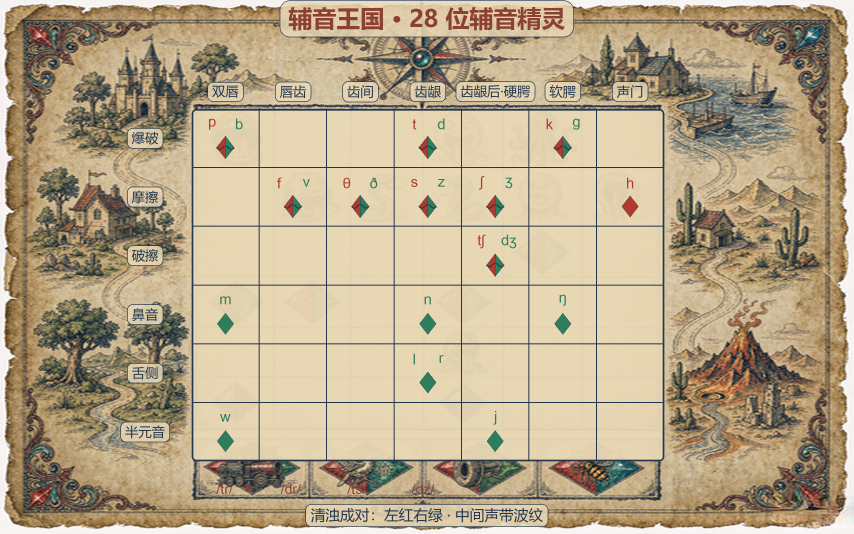
#> input picture 图片/成稿/A3-辅音王国分区图_合成.png, 2560 x 1600 px, found by its file name (shown at 1/3 size); its folder holds 3 pictures in this run
$ python build_images.py
#> lines starting #> are read from the running program, lines starting #| are printed output that depends on the picture
# -*- coding: utf-8 -*-
"""将 29 张成稿 PNG 转为 WebP，并生成 favicon。"""
import os
from PIL import Image

SRC = r"C:/Users/86135/WorkBuddy/英语音标播客/图片/成稿"
DST = r"C:/Users/86135/WorkBuddy/英语音标播客/音标大闯关/assets/img"
os.makedirs(DST, exist_ok=True)

# 文件名 -> (输出名, 目标宽度)
PLAN = {"A1": ("a1", 1920), "A2": ("a2", 1920), "A3": ("a3", 1920), "F": ("f", 1600), "封面": ("cover", 1200)}

def save_webp(im, path, q=82):
    im.save(path, "WEBP", quality=q, method=6)

total_in = total_out = 0
for f in sorted(os.listdir(SRC)):
    if not f.endswith(".png"):
        continue
    key = f.split("-")[0]
    if key.startswith("B"):
        out_name, w = f.split("-")[0].lower(), 1600
    elif key in PLAN:
        out_name, w = PLAN[key]
    else:
        print("跳过:", f); continue
    src = os.path.join(SRC, f)
    im = Image.open(src).convert("RGB")
#> im is the input picture: PIL image 2560x1600 RGB; mean R, G, B 183.7, 167.2, 137.9
    if im.width > w:
        im = im.resize((w, round(im.height * w / im.width)), Image.LANCZOS)
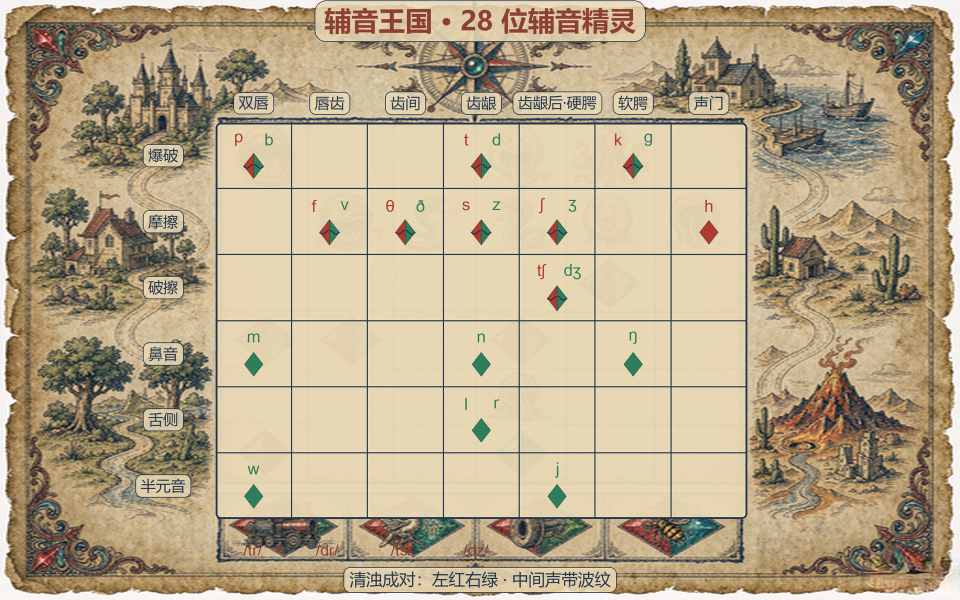
#> im: PIL image 1920x1200 RGB (shown at 1/2 size); mean R, G, B 183.7, 167.2, 137.9
    out = os.path.join(DST, out_name + ".webp")
    save_webp(im, out)
    si, so = os.path.getsize(src), os.path.getsize(out)
    total_in += si; total_out += so
    print(f"{out_name}.webp  {im.width}x{im.height}  {si/1048576:.2f}MB -> {so/1024:.0f}KB")
#| a3.webp  1920x1200  3.88MB -> 259KB
#> pass 2 of the loop `for f in sorted(os.listdir(SRC)):`:
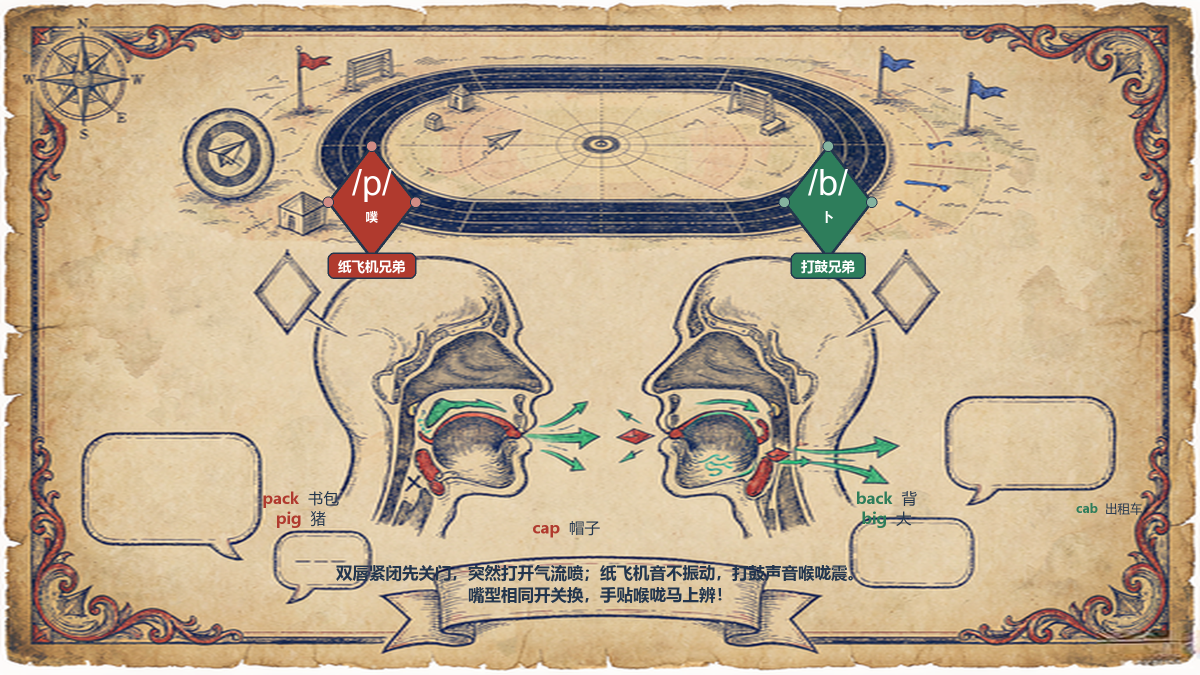
#> input picture 图片/成稿/B12-纸飞机_p-vs-b_合成.png, 2400 x 1350 px, found by its file name (shown at 1/2 size)
#> im is the input picture: PIL image 2400x1350 RGB; mean R, G, B 190.6, 170.1, 141.7
#> `im = im.resize((w, round(im.height * w / im.width)), Image.LANCZOS)`:
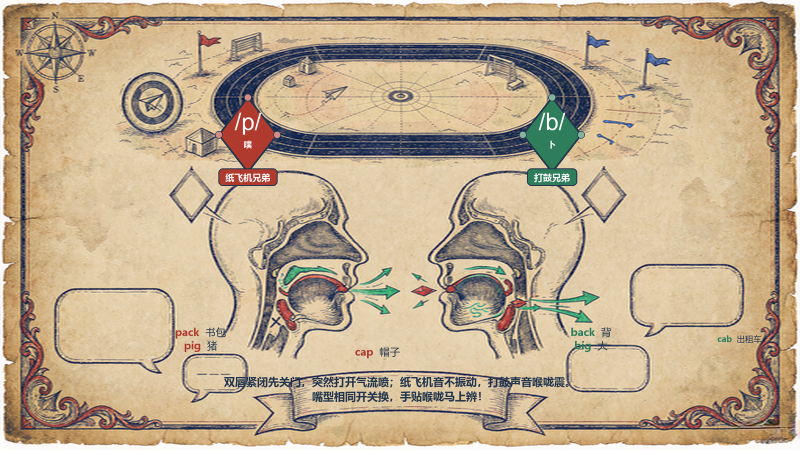
#> im: PIL image 1600x900 RGB (shown at 1/2 size); mean R, G, B 190.6, 170.1, 141.6
#| b12.webp  1600x900  3.82MB -> 215KB
#> pass 3 of the loop `for f in sorted(os.listdir(SRC)):`:
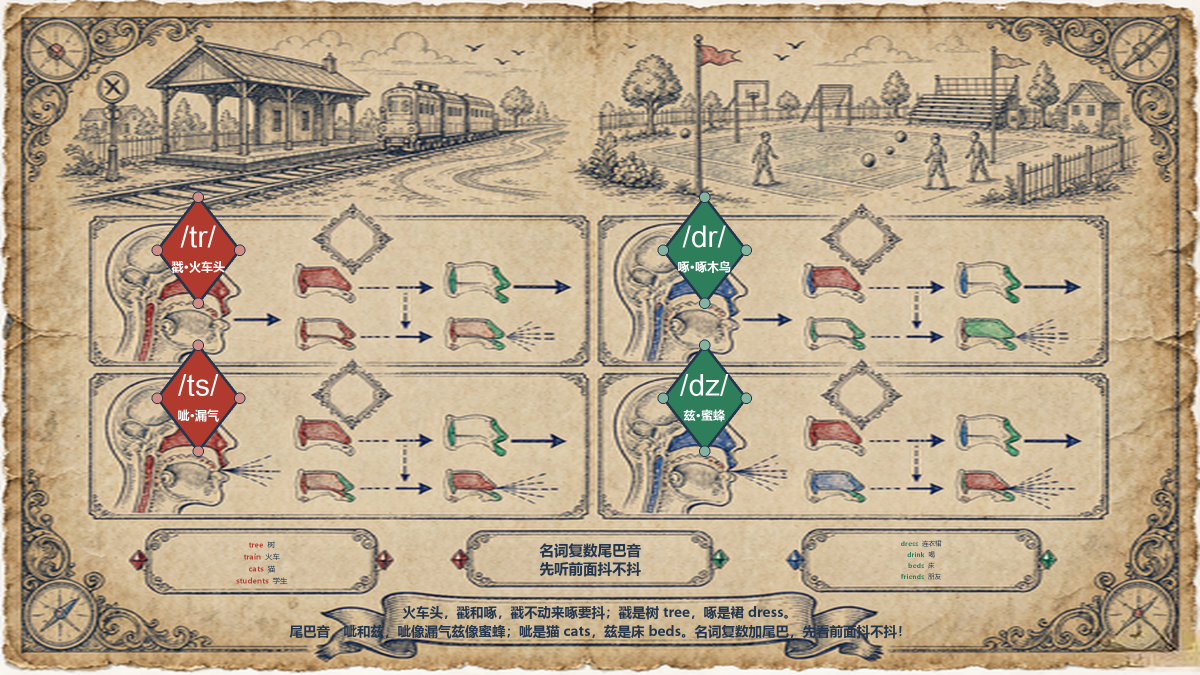
#> input picture 图片/成稿/B25-火车站_四宫格特例_合成.png, 2400 x 1350 px, found by its file name (shown at 1/2 size)
#> im is the input picture: PIL image 2400x1350 RGB; mean R, G, B 182.7, 164.5, 137.7
#> `im = im.resize((w, round(im.height * w / im.width)), Image.LANCZOS)`:
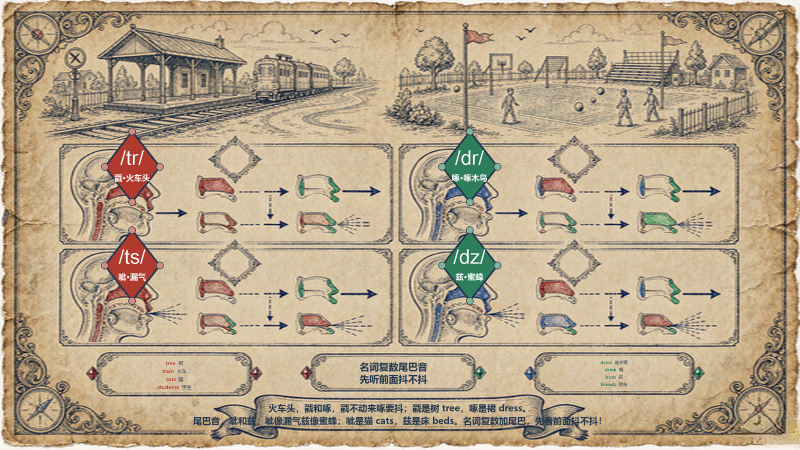
#> im: PIL image 1600x900 RGB (shown at 1/2 size); mean R, G, B 182.7, 164.4, 137.7
#| b25.webp  1600x900  3.99MB -> 247KB

# favicon：由方形封面缩放到 256 PNG
#> (the run stopped early here; a loop or call above may not have finished)
